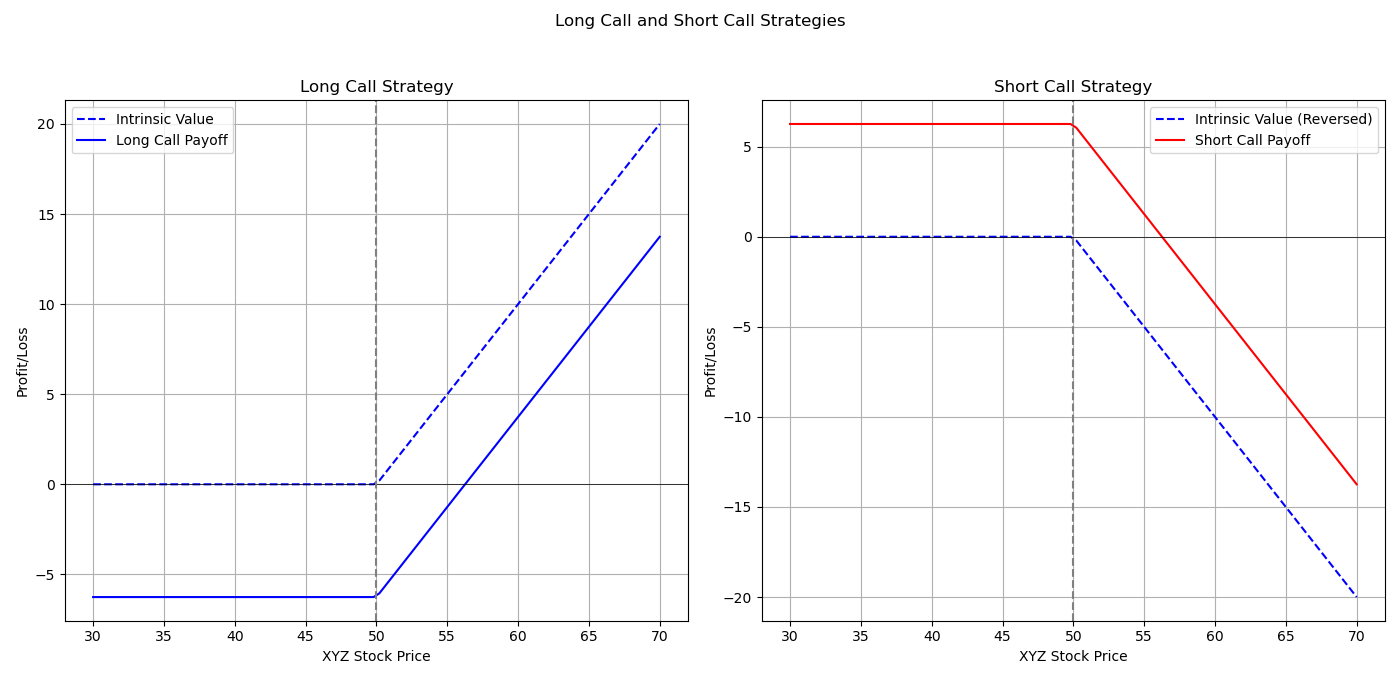

Write Python code to recreate this figure.
import matplotlib.pyplot as plt
import numpy as np

# Function to calculate intrinsic value of a call option (without premium)
def intrinsic_value(spot_price, strike_price):
    return np.maximum(spot_price - strike_price, 0)

# Function to calculate the payoff of a long call (with premium)
def long_call_payoff(spot_price, strike_price, premium):
    return intrinsic_value(spot_price, strike_price) - premium

# Function to calculate the payoff of a short call (with premium)
def short_call_payoff(spot_price, strike_price, premium):
    return premium - intrinsic_value(spot_price, strike_price)

# Function to create subplots for long and short call options, with intrinsic value indicated
def plot_long_and_short_call(strike_price, premium, spot_range=(0, 100)):
    spot_prices = np.linspace(spot_range[0], spot_range[1], 100)

    # Calculate intrinsic value and payoffs for long and short calls
    intrinsic = intrinsic_value(spot_prices, strike_price)
    long_call = long_call_payoff(spot_prices, strike_price, premium)
    short_call = short_call_payoff(spot_prices, strike_price, premium)
    short_intrinsic = -intrinsic  # Reverse of intrinsic for the short call

    # Create subplots
    fig, (ax1, ax2) = plt.subplots(1, 2, figsize=(14, 7))
    fig.suptitle('Long Call and Short Call Strategies')

    # Long Call subplot
    ax1.plot(spot_prices, intrinsic, 'b--', label='Intrinsic Value')
    ax1.plot(spot_prices, long_call, 'b', label='Long Call Payoff')
    ax1.axhline(0, color='black', linewidth=0.5)
    ax1.axvline(strike_price, color='gray', linestyle='--')
    ax1.set_title('Long Call Strategy')
    ax1.set_xlabel('XYZ Stock Price')
    ax1.set_ylabel('Profit/Loss')
    ax1.legend()
    ax1.grid(True)

    # Short Call subplot
    ax2.plot(spot_prices, short_intrinsic, 'b--', label='Intrinsic Value (Reversed)')
    ax2.plot(spot_prices, short_call, 'r', label='Short Call Payoff')
    ax2.axhline(0, color='black', linewidth=0.5)
    ax2.axvline(strike_price, color='gray', linestyle='--')
    ax2.set_title('Short Call Strategy')
    ax2.set_xlabel('XYZ Stock Price')
    ax2.set_ylabel('Profit/Loss')
    ax2.legend()
    ax2.grid(True)

    plt.tight_layout(rect=[0, 0.03, 1, 0.95])
    plt.show()

# Example usage: Define strike price, premium, and stock price range
strike_price = 50  # Example strike price for the long and short call
premium = 6.26  # Example premium based on the image provided
spot_range = (30, 70)  # Stock price range around the strike price

# Plot the graphs
plot_long_and_short_call(strike_price, premium, spot_range)
